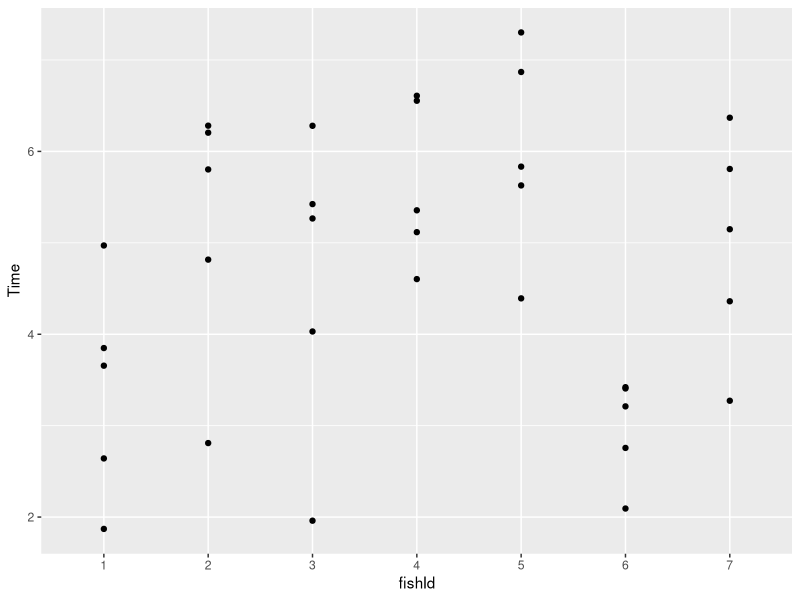
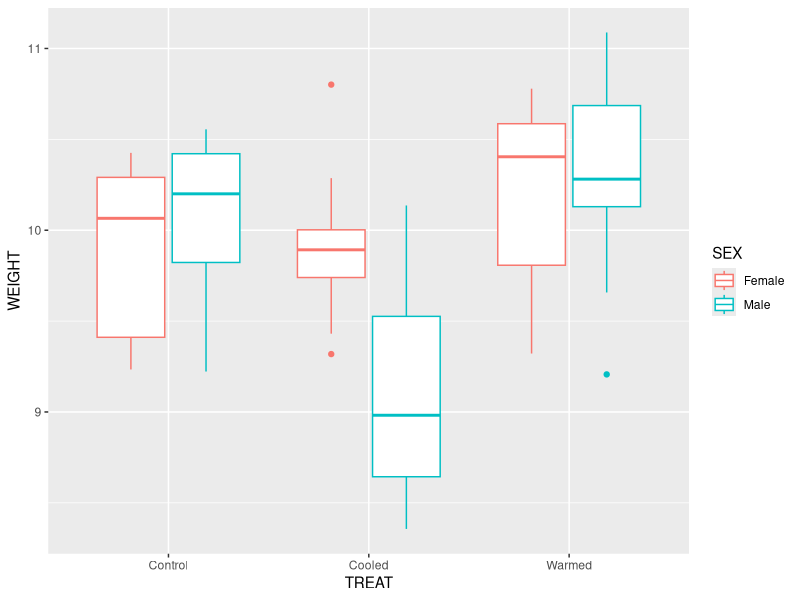
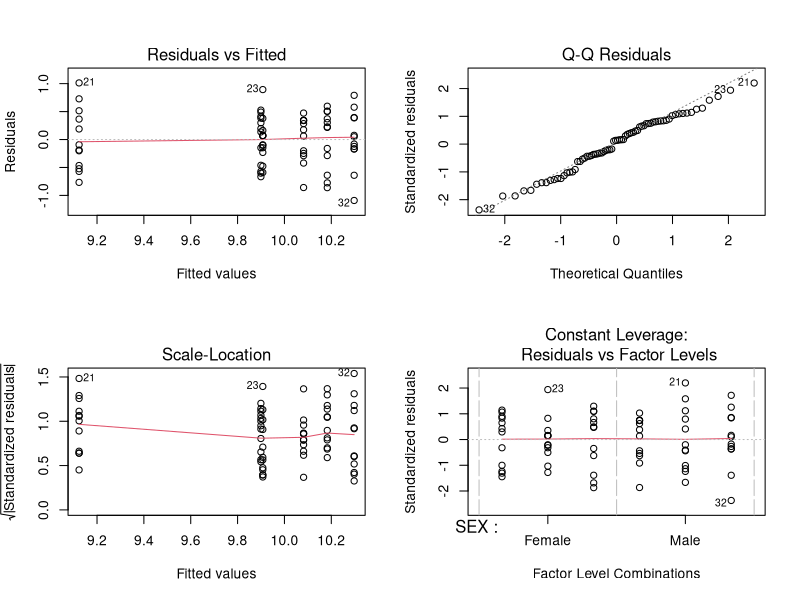
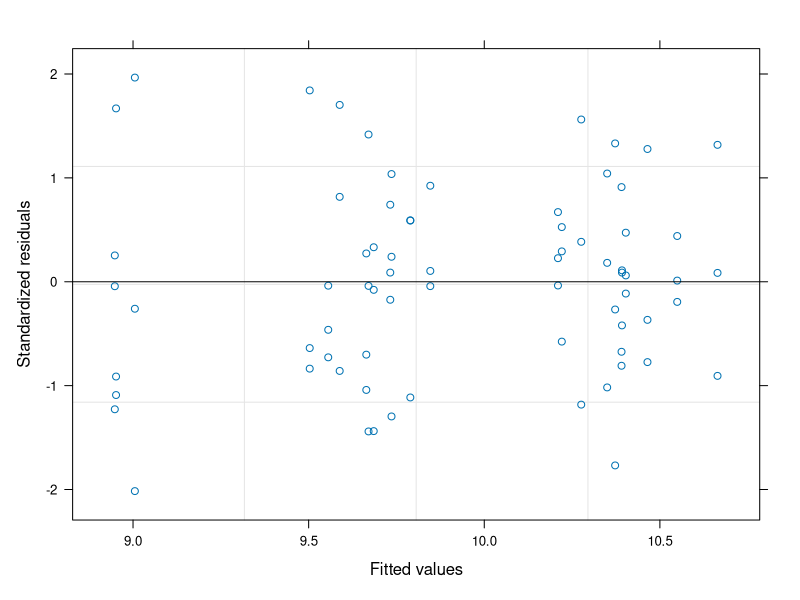
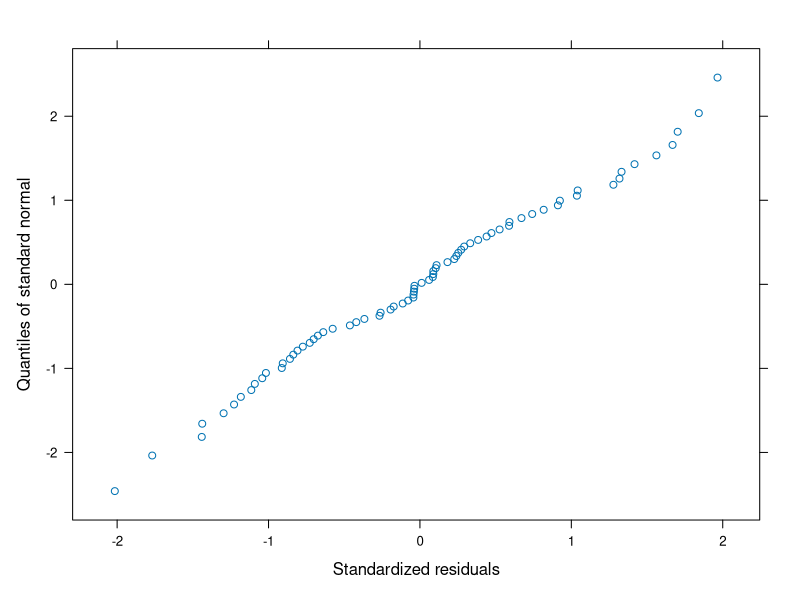
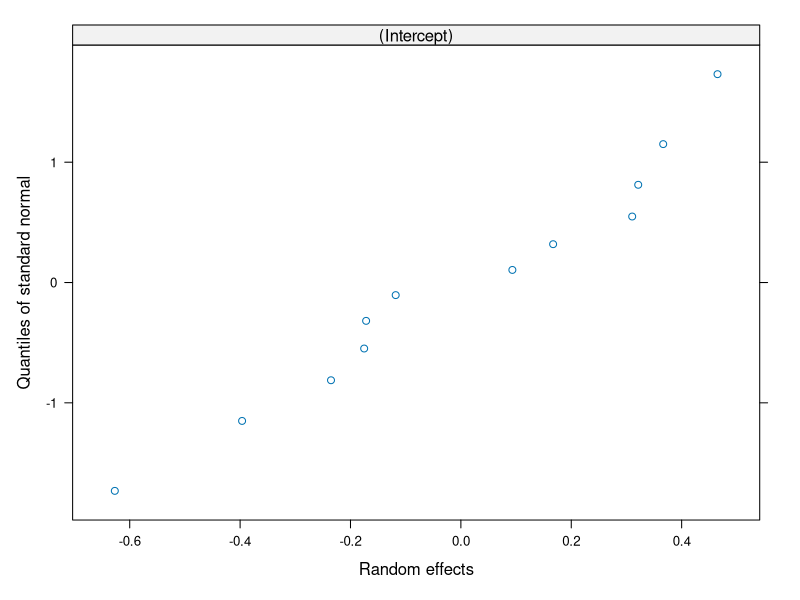

These charts were generated, in order, by the following R code: (Note: this script raises an error after producing the figures.)
## ---- chunk 1
data1<-read.csv("./Data/data1.csv")
names(data1)
## ---- chunk 2
data1$fishId<-factor(data1$fishId)
## ---- chunk 3
require(ggplot2)
p <- qplot(data=data1,
           x=fishId,
           y=Time)
print(p)
## ---- chunk 4
lm1<-lm(Time~fishId,
        data=data1)
summary(lm1)
## ---- chunk 5
library(nlme)
lme1<-lme(Time~1,random=~1|fishId,
          data=data1)
summary(lme1)
## ---- chunk 6
data2<-read.csv("./Data/data2.csv")
names(data2)
str(data2)
levels(data2$TREAT)
## ---- chunk 7
require(dplyr)
data2 %>%
  group_by(TREAT) %>%
  summarise(mean_WEIGHT=mean(WEIGHT))
## ---- chunk 8
data2 %>%
  group_by(TREAT, SEX) %>%
  summarise(mean_WEIGHT=mean(WEIGHT))
## ---- chunk 9
require(ggplot2)
p <- qplot(data=data2,
           x=TREAT,
           y=WEIGHT,
           colour=SEX,
           geom="boxplot")
print(p)
## ---- chunk 10
chicklm1<-lm(WEIGHT~SEX*TREAT,
             data=data2)
## ---- chunk 11
par(mfrow=c(2,2))# to plot four graphs on one sheet
plot(chicklm1)
## ---- chunk 12
summary(chicklm1)
anova(chicklm1)
## ---- chunk 13
chicklme1<-lme(WEIGHT~SEX*TREAT,random=~1|BOX,
               data=data2)
## ---- chunk 14
plot(chicklme1)
## ---- chunk 15
qqnorm(chicklme1)
## ---- chunk 16
qqnorm(chicklme1,~ranef(.))
## ---- chunk 17
summary(chicklme1)
anova(chicklme1)
## ---- chunk 18
random.effects(chicklme1)
## ---- chunk 19
intervals(chicklme1)
## ---- chunk 20
VarCorr(chicklme1)
## ---- chunk 21
require(broom)
augmented_lme1 <- augment(chicklme1)
p <- qplot(data=augmented_lme1,
           y=.fixed,
           x=TREAT,
           colour=SEX,
           geom="boxplot")
print(p)
## ---- chunk 22
p <- qplot(data=augmented_lme1,
           y=.fitted,
           x=TREAT,
           colour=SEX,
           geom="boxplot")
print(p)
## ---- chunk 23
data3<-read.csv("./Data/data3.csv")
names(data3)
str(data3)
data3$Diet<-factor(data3$Diet)
data3$Rat<-factor(data3$Rat)
## ---- chunk 24
data3 %>%
  group_by(Diet) %>%
  summarise(mean_weight=mean(weight))
## ---- chunk 25
p <- qplot(data=data3,
           x=Time,
           y=weight,
           colour=Rat)+
  geom_smooth(aes(linetype=Diet), se=F)
print(p)
## ---- chunk 26
gd1<-groupedData(weight~Time|Rat,outer=~Diet,
                 data=data3)
plot(gd1)
## ---- chunk 27
plot(gd1,outer=T)
## ---- chunk 28
ratlme1<-lme(weight~Time*Diet,random=~1|Rat, 
             data=gd1)
## ---- chunk 29
ratlme2<-lme(weight~Time*Diet,random=~Time|Rat, 
             data=gd1)
## ---- chunk 30
augmented_ratlme1 <- augment(ratlme1)
p <- qplot(data=augmented_ratlme1,
           x=Time,
           y=.fitted,
           colour=Rat)+
  geom_smooth(aes(linetype=Diet), se=F)
print(p)
## ---- chunk 31
augmented_ratlme2 <- augment(ratlme2)
p <- qplot(data=augmented_ratlme2,
           x=Time,
           y=.fitted,
           colour=Rat)+
  geom_smooth(aes(linetype=Diet), se=F)
print(p)
## ---- chunk 32
plot(comparePred(ratlme1,ratlme2),length.out=2)
## ---- chunk 33
anova(ratlme1,ratlme2)
## ---- chunk 34
data4<-read.csv("./Data/data4.csv")
names(data4)
str(data4)
## ---- chunk 35
mathslme1<-lme(score~sex,random=~1|schoolId/studentId,
               data=data4)
## ---- chunk 36
mathslme1<-lme(score~sex,random=~1|schoolId/studentId,
               data=data4)
mathslme2<-update(mathslme1,random=~1|schoolId,
               data=data4)
anova(mathslme1,mathslme2)
## ---- chunk 37
require(MASS)
?Sitka
p <- qplot(data=Sitka,
           y=size,
           x=Time,
           colour=treat,
           group=tree)+
  geom_smooth(se=F)
print(p)
## ---- chunk 38
rm1<-aov(size ~ treat*Time + Error(factor(tree)),
         data=Sitka)
summary(rm1)
## ---- chunk 39
options(contrasts=c("contr.treatment", "contr.poly"))
mod<-lm(size~Time*factor(tree)-1,
        data=Sitka)
## ---- chunk 40
treeintercepts<-as.numeric(mod$coef[2:80])
treeslopes<- as.numeric(mod$coef[1]-c(0,mod$coef[81:158]))
## ---- chunk 41
t2<-rep(0,79)
for(i in 1:79){t2[i]<-Sitka$treat[((i-1)*5)+1]} #what IS this doing?
s2<-data.frame(cbind(treeslopes,treeintercepts,t2))
rm2a<-lm(treeintercepts~t2,s2)
rm2b<-lm(treeslopes~t2,s2)
summary(rm2a)
summary(rm2b)

## ---- chunk 42
rm3<-lme(size~Time*treat,random=~1|factor(tree),Sitka)
summary(rm3)
anova(rm3)
